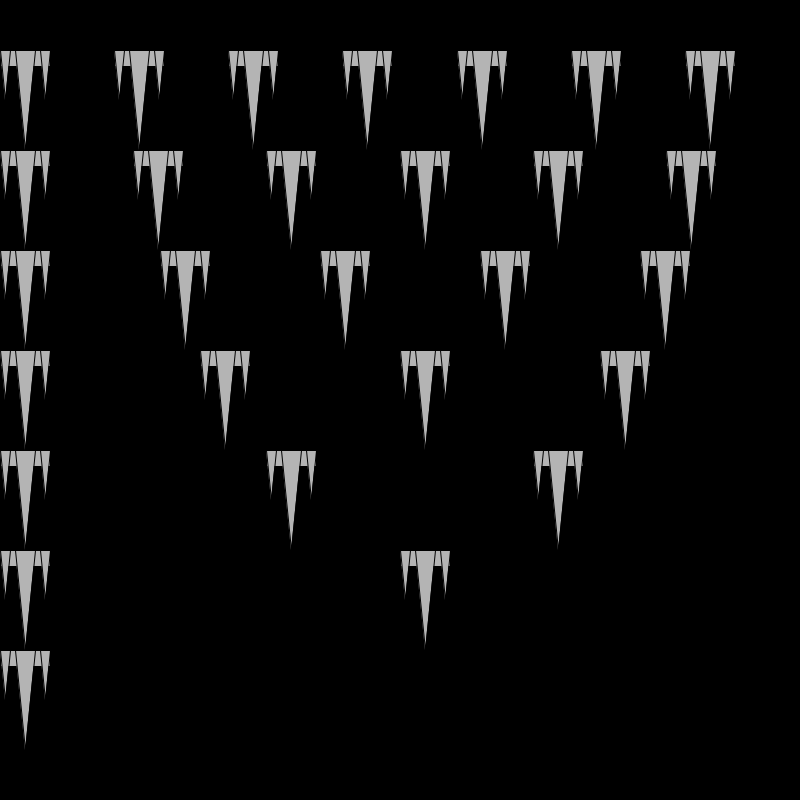
Frame 1 (no input)
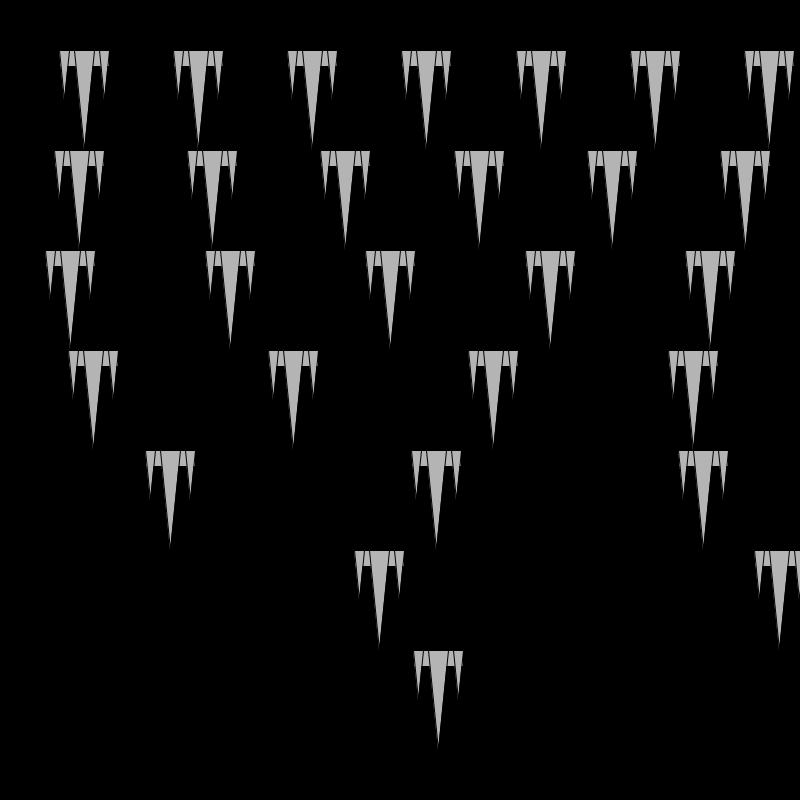
Frame 60 (the mouse pressed at the canvas centre just before this capture)
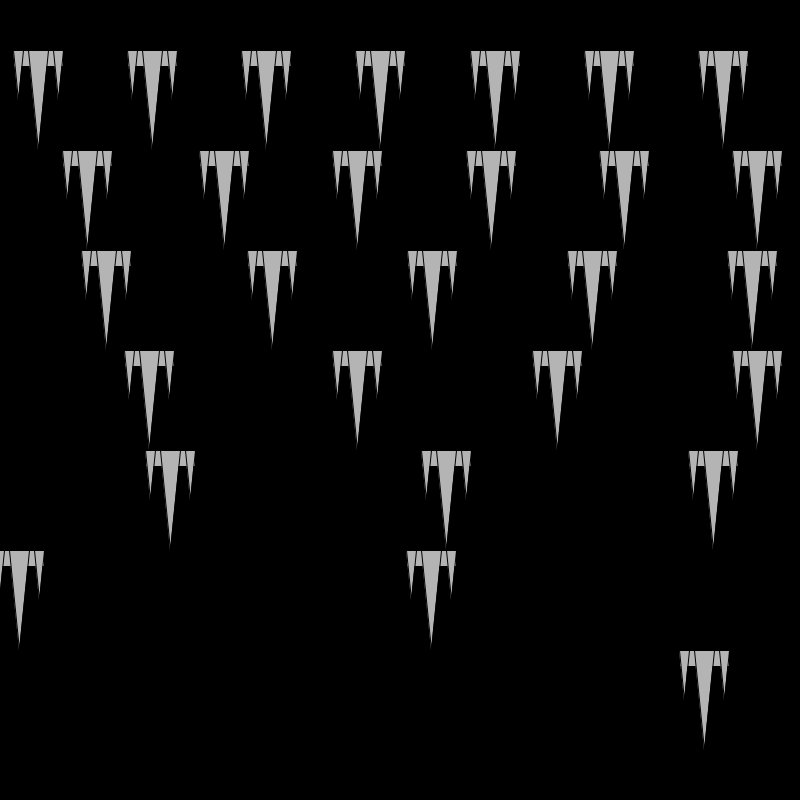
Frame 120 (the mouse held since frame 60 and released just before this capture)

The Processing sketch that drew these frames (run headless with seeded random() and noise(); from frame 60 on, the mouse is pressed at the canvas centre):

// Processing sketch: ReverseEngineer3
// ── ReverseEngineer3.pde
// probably should have used arrays... oh well
int [] xPos1;
int [] xPos2;
int [] xPos3;
int [] xPos4;
int [] xPos5;
int [] xPos6;
int [] xPos7;

int nShips1 =7;
int nShips2 =6;
int nShips3=5;
int nShips4=4;
int nShips5=3;
int nShips6=2;
int nShips7=1;

int speed1=1;
int speed2=2;
int speed3=3;
int speed4=4;
int speed5=5;
int speed6=6;
int speed7=7;

int[] initPos(int n) {
  int[] positions =new int [n];
  for (int i=0; i<n; i++) {
    positions[i] =i*width/n;
  }
  return  positions;
}


void setup() {
  size(800, 800);

  xPos1 =initPos(nShips1);
  xPos2 =initPos(nShips2);
  xPos3=initPos(nShips3);
  xPos4=initPos(nShips4);
  xPos5=initPos(nShips5);
  xPos6=initPos(nShips6);
  xPos7=initPos(nShips7);
}

void draw() {
  background(0);
  for (int i=0; i<nShips1; i++) {
    drawShips(xPos1[i], 50, 50);

    xPos1[i]+=speed1;

    if (xPos1[i] +50 >width || xPos1[i] <0) {
      speed1*= -1;
    }
  }

  for (int i=0; i<nShips2; i++) {
    drawShips(xPos2[i], 150, 50);

    xPos2[i]+=speed2;

    if (xPos2[i] +50 >width || xPos2[i] <0) {
      speed2*= -1;
    }
  }

  for (int i=0; i<nShips3; i++) {
    drawShips(xPos3[i], 250, 50);

    xPos3[i]+=speed3;

    if (xPos3[i] +50 >width || xPos3[i] <0) {
      speed3*= -1;
    }
  }
  for (int i=0; i<nShips4; i++) {
    drawShips(xPos4[i], 350, 50);

    xPos4[i]+=speed4;

    if (xPos4[i] +50 >width || xPos4[i] <0) {
      speed4*= -1;
    }
  }
 
  for (int i=0; i<nShips5; i++) {
    drawShips(xPos5[i], 450, 50);

    xPos5[i]+=speed5;

    if (xPos5[i] +50 >width || xPos5[i] <0) {
      speed5*= -1;
    }
  }
   for (int i=0; i<nShips6; i++) {
    drawShips(xPos6[i], 550, 50);

    xPos6[i]+=speed6;

    if (xPos6[i] +50 >width || xPos6[i] <0) {
      speed6*= -1;
    }
  }
  for (int i=0; i<nShips7; i++) {
    drawShips(xPos7[i], 650, 50);

    xPos7[i]+=speed7;

    if (xPos7[i] +50 >width || xPos7[i] <0) {
      speed7*= -1;
    }
  }
}

void drawShips(int x, int y, int size) {
  fill(180);
  rect(x, y, size, size/3);
  triangle(x, y, x+ size/5, y, x+size/10, y+size);

  triangle(x+size, y, x+size-size/5, y, x+size-size/10, y+size);

  triangle(x+(3*size/10), y, x+(7*size/10), y, x+(size/2), y+(2*size));
}
